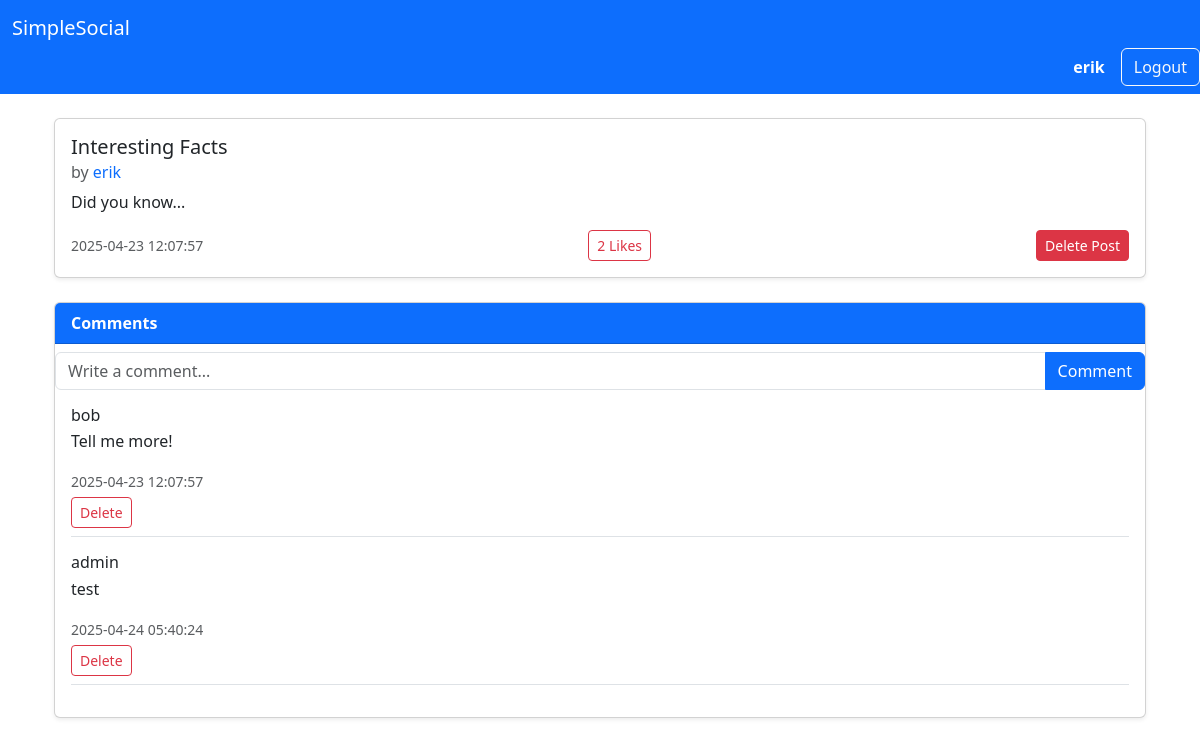
Screenshot of /post/3 (signed in) with the database file from the repository.
### tables this page shows
CREATE TABLE users (
    user_id INTEGER PRIMARY KEY,
    username VARCHAR(15) UNIQUE NOT NULL,
    password VARCHAR(255) NOT NULL,
    email VARCHAR(50) UNIQUE NOT NULL,
    role TEXT NOT NULL CHECK(role IN ('admin', 'user')),
    date TIMESTAMP DEFAULT CURRENT_TIMESTAMP
);

CREATE TABLE posts (
    post_id INTEGER PRIMARY KEY,
    user_id INTEGER NOT NULL,
    title TEXT NOT NULL,
    content TEXT NOT NULL,
    date TIMESTAMP DEFAULT CURRENT_TIMESTAMP,
    FOREIGN KEY (user_id) REFERENCES users (user_id)
);

CREATE TABLE comments (
    comment_id INTEGER PRIMARY KEY,
    post_id INTEGER NOT NULL,
    user_id INTEGER NOT NULL,
    content TEXT NOT NULL,
    date TIMESTAMP DEFAULT CURRENT_TIMESTAMP,
    FOREIGN KEY (post_id) REFERENCES posts (post_id),
    FOREIGN KEY (user_id) REFERENCES users (user_id)
);

### app.py (the view)
@app.route("/post/<int:post_id>", methods=["GET"])
def post(post_id):
    db = get_db()
    post = select_post_by_id(db, post_id)
    if not post:
        abort(404)
    comments = select_comments_by_post_id(db, post_id)
    return render_template('post.html', post=post, comments=comments)

### app.py (called while the page is built)
def get_db():
    if not hasattr(g, "_database"):
        print("Creating new database connection")
        g._database = create_connection(database)
    return g._database

@app.teardown_appcontext
def teardown_db(error):
    db = getattr(g, '_database', None)
    if db is not None:
        print("Closing database connection")
        db.close()

### setup_db.py (called while the page is built)
def create_connection(db_file):
    conn = None
    try:
        conn = sqlite3.connect(db_file)
        return conn
    except Error as e:
        print(f"Error: {e}")
    return conn

def select_post_by_id(conn, post_id):
    try:
        conn.row_factory = sqlite3.Row
        cur = conn.cursor()
        sql = """
        SELECT p.post_id, p.title, p.content,
        p.date AS post_date,
        u.username AS post_author,
        (
            SELECT COUNT(*)
            FROM likes l
            WHERE l.post_id = p.post_id
        ) AS like_count
        FROM posts p
        JOIN users u ON p.user_id = u.user_id
        WHERE p.post_id = ?
        """
        cur.execute(sql, (post_id,))
        return cur.fetchone()
    except Exception as e:
        print("Error fetching post by ID:", e)
        return None

def select_comments_by_post_id(conn, post_id):
    try:
        conn.row_factory = sqlite3.Row
        cur = conn.cursor()
        sql = """
        SELECT c.comment_id, c.content, c.date AS comment_date, u.username AS comment_author
        FROM comments c
        JOIN users u ON c.user_id = u.user_id
        WHERE c.post_id = ?
        ORDER BY c.date ASC
        """
        cur.execute(sql, (post_id,))
        return cur.fetchall()
    except Exception as e:
        print("Error fetching comments:", e)
        return []

### templates/post.html (shortened to what this page needs)
{% extends "base.html" %}
{% block content %}
<div class="container mt-4">
    <div class="card mb-4 shadow-sm">
        <div class="card-body">
            <h5 class="card-title">{{ post.title }}</h5>
            <h6 class="card-subtitle text-muted mb-2">
                by
                <a href="{{ url_for('profile', username=post.post_author) }}" class="text-decoration-none">
                    {{ post.post_author }}
                </a>
            </h6>
            <p class="card-text">{{ post.content }}</p>
            <div class="d-flex justify-content-between align-items-center">
                <small class="text-muted">{{ post.post_date }}</small>
                <form method="POST" action="{{ url_for('like_post', post_id=post.post_id) }}">
                    <button type="submit" class="btn btn-sm btn-outline-danger">
                        {{ post.like_count }} Likes
                    </button>
                </form>
                {% if session.username == post.post_author or session.role == "admin" %}
                <form method="POST" action="{{ url_for('delete_post', post_id=post.post_id) }}">
                    <button type="submit" class="btn btn-sm btn-danger">Delete Post</button>
                </form>
                {% endif %}
            </div>
        </div>
    </div>
    <div class="card mb-4 shadow-sm">
        <div class="card-header bg-primary text-white">
            <strong>Comments</strong>
        </div>
        <form method="POST" action="{{ url_for('comment_post', post_id=post.post_id) }}">
            <div class="input-group mt-2">
                <input type="text" name="content" class="form-control" maxlength="255" placeholder="Write a comment..." required>
                <button type="submit" class="btn btn-primary">Comment</button>
            </div>
        </form>
        <div class="card-body">
            {% for comment in comments %}
            <div class="mb-3 border-bottom pb-2">
                <h6 class="mb-1">{{ comment.comment_author }}</h6>
                <p>{{ comment.content }}</p>
                <small class="text-muted">{{ comment.comment_date }}</small>
                {% if session.username == comment.comment_author or session.role == "admin" %}
                <form method="POST" action="{{ url_for('delete_comment', comment_id=comment.comment_id) }}">
                    <button type="submit" class="btn btn-sm btn-outline-danger btn-sm mt-1">Delete</button>
                </form>
                {% endif %}
            </div>
            {% else %}
            <p class="text-muted">No comments yet.</p>
            {% endfor %}
        </div>
    </div>
{% endblock %}

### templates/base.html (shortened to what this page needs)
<!DOCTYPE html>
<html lang="en">
<head>
    <link href="https://cdn.jsdelivr.net/npm/bootstrap@5.3.3/dist/css/bootstrap.min.css" rel="stylesheet">
</head>
<body>
    <nav class="navbar navbar-dark bg-primary mb-4">
        <div class="container-fluid">
            <a class="navbar-brand" href="{{ url_for('index') }}">SimpleSocial</a>
        </div>
        {% if session.get('username') %}
            <div class="d-flex align-items-center ms-auto">
                <a href="{{ url_for('profile', username=session.get('username')) }}" class="me-3 text-white text-decoration-none fw-semibold">
                    {{ session.get('username') }}
                </a>
                <form method="POST" action="{{ url_for('logout') }}">
                    <button type="submit" class="btn btn-outline-light">Logout</button>
                </form>
            </div>
        {% endif %}
    </nav>
    <div class="container">
        {% block content %}
        {% endblock %}
    </div>
</body>
</html>

### rows the page displays
users: get "erik", post_author "erik"
posts: title "Interesting Facts", content "Did you know...", post_date "2025-04-23 12:07:57"
comments: comment_author "bob", content "Tell me more!", comment_date "2025-04-23 12:07:57"
comments: comment_author "admin", content "test", comment_date "2025-04-24 05:40:24"

### other values shown
{{ post.like_count }} "2"
